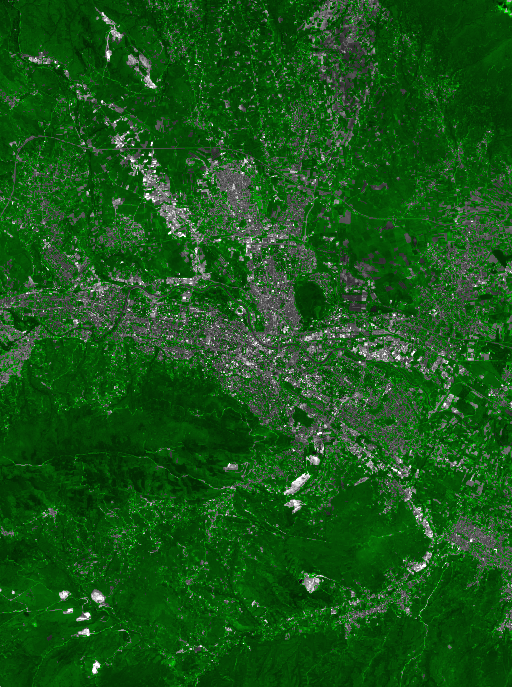
#> input picture img.png, 512 x 687 px
$ python urban_density_calculator.py
#> lines starting #> are read from the running program, lines starting #| are printed output that depends on the picture; after the words box and inside, x2 and y2 are one past the last pixel; in counts of white or black regions, pixels touching at a corner belong together
from PIL import Image
import numpy as np

img_path = "img.png"
image = Image.open(img_path).convert("RGB")
#> image is the input picture: PIL image 512x687 RGB; mean R, G, B 23.1, 85.6, 23.1
image_np = np.array(image)

green_threshold = 0
green_dominance = 0

city_threshold = 100

green_mask = ((image_np[:, :, 1] > green_threshold) &
              (image_np[:, :, 1] > image_np[:, :, 0] + green_dominance) &
              (image_np[:, :, 1] > image_np[:, :, 2] + green_dominance))
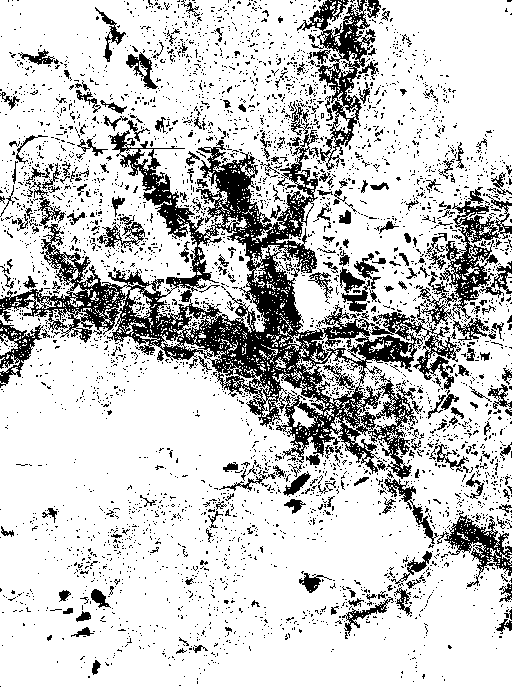
#> green_mask: shape (687, 512) bool; 79.5% white; 4095 black regions (3840 under 20 px), largest, box (x1, y1, x2, y2) and area: (0, 130, 461, 479) 33185, (297, 0, 376, 170) 3508, (439, 187, 501, 319) 2494

building_mask = (image_np[:, :, 0] > city_threshold) & (image_np[:, :, 1] > city_threshold) & (image_np[:, :, 2] > city_threshold) & ~green_mask
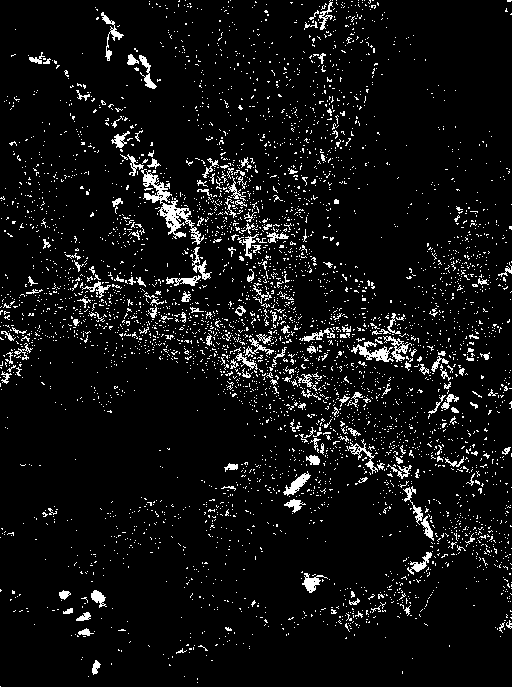
#> building_mask: shape (687, 512) bool; 6.4% white in thin lines or dots

output_image = np.zeros_like(image_np)
output_image[green_mask] = [255, 255, 255]
output_image[building_mask] = [128, 128, 128]

green_density = np.sum(green_mask) / (image_np.shape[0] * image_np.shape[1])
#> green_density = 0.795
print(f"Green area density: {green_density * 100:.2f}%")
#| Green area density: 79.49%

output_pil = Image.fromarray(output_image)
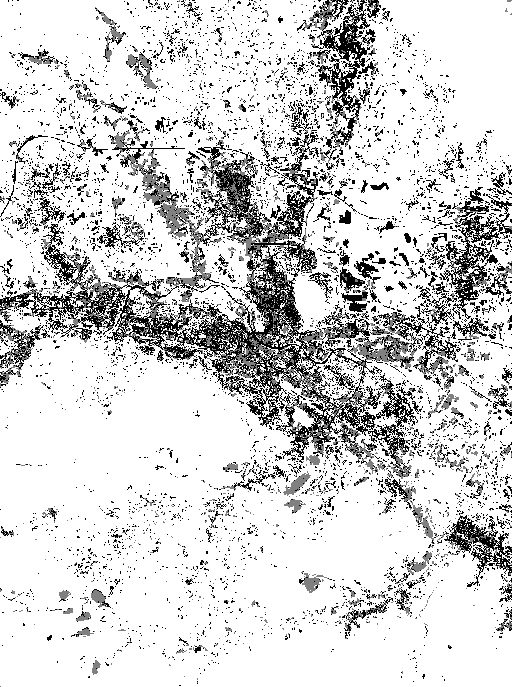
#> output_pil: PIL image 512x687 RGB; min 0, max 255, mean 210.9
output_pil.save("processed_img.png")

$ run again, with first.png copied over img.png
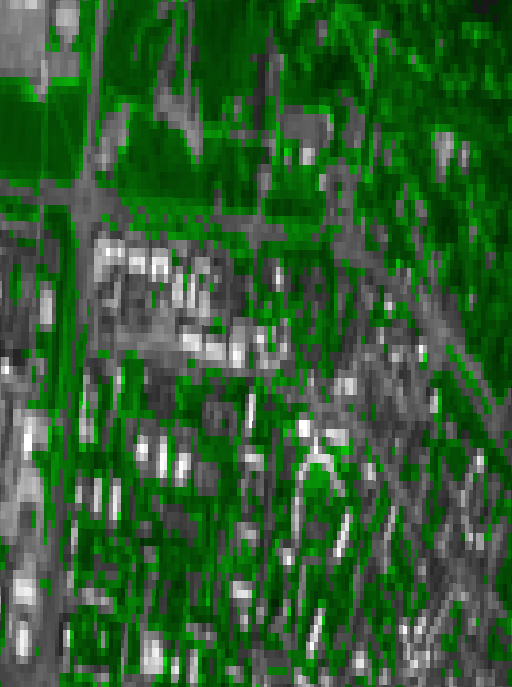
#> input picture first.png, 512 x 687 px
#> image is the input picture: PIL image 512x687 RGB; mean R, G, B 49, 93.8, 49
#> green_mask: shape (687, 512) bool; 52% white; 66 black regions (1 under 20 px), largest, box (x1, y1, x2, y2) and area: (0, 0, 512, 687) 138825, (0, 0, 80, 103) 6146, (153, 0, 203, 164) 3752
#> `building_mask = (image_np[:, :, 0] > city_threshold) & (image_np[:, :,..`:
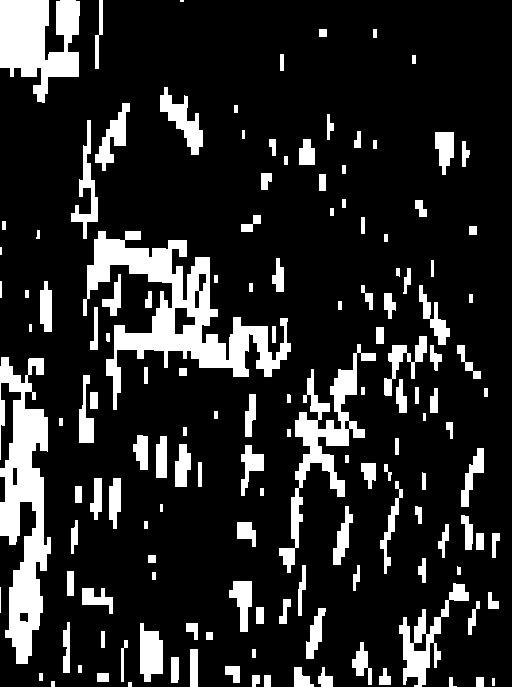
#> building_mask: shape (687, 512) bool; 16.2% white; 143 white regions (2 under 20 px), largest, box (x1, y1, x2, y2) and area: (83, 231, 291, 410) 10835, (0, 357, 51, 664) 8596, (0, 0, 80, 103) 5375
#> green_density = 0.52
#| Green area density: 52.02%
#> `output_pil = Image.fromarray(output_image)`:
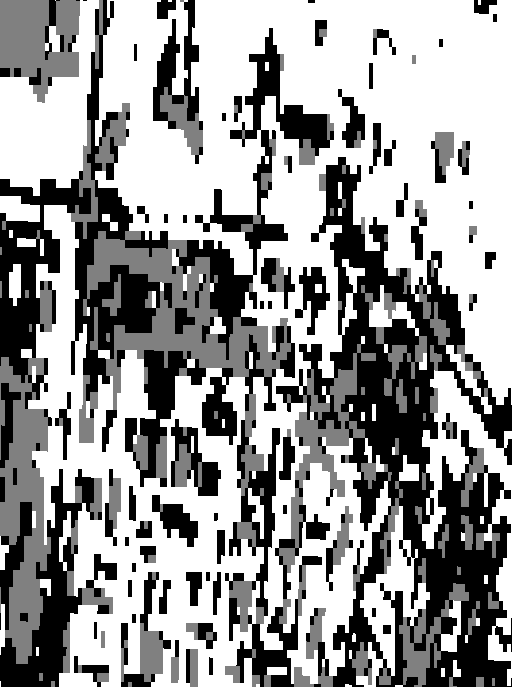
#> output_pil: PIL image 512x687 RGB; min 0, max 255, mean 153.4
